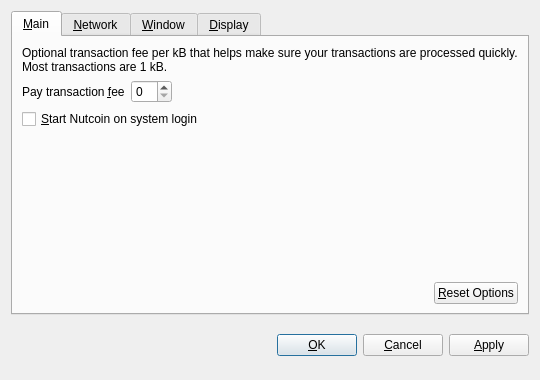
<?xml version="1.0" encoding="UTF-8"?>
<ui version="4.0">
 <class>OptionsDialog</class>
 <widget class="QDialog" name="OptionsDialog">
  <property name="geometry">
   <rect>
    <x>0</x>
    <y>0</y>
    <width>540</width>
    <height>380</height>
   </rect>
  </property>
  <property name="windowTitle">
   <string>Options</string>
  </property>
  <property name="modal">
   <bool>true</bool>
  </property>
  <layout class="QVBoxLayout" name="verticalLayout">
   <item>
    <widget class="QTabWidget" name="tabWidget">
     <property name="tabPosition">
      <enum>QTabWidget::North</enum>
     </property>
     <property name="currentIndex">
      <number>0</number>
     </property>
     <widget class="QWidget" name="tabMain">
      <attribute name="title">
       <string>&amp;Main</string>
      </attribute>
      <layout class="QVBoxLayout" name="verticalLayout_Main">
       <item>
        <widget class="QLabel" name="transactionFeeInfoLabel">
         <property name="text">
          <string>Optional transaction fee per kB that helps make sure your transactions are processed quickly. Most transactions are 1 kB.</string>
         </property>
         <property name="textFormat">
          <enum>Qt::PlainText</enum>
         </property>
         <property name="wordWrap">
          <bool>true</bool>
         </property>
        </widget>
       </item>
       <item>
        <layout class="QHBoxLayout" name="horizontalLayout_1_Main">
         <item>
          <widget class="QLabel" name="transactionFeeLabel">
           <property name="text">
            <string>Pay transaction &amp;fee</string>
           </property>
           <property name="textFormat">
            <enum>Qt::PlainText</enum>
           </property>
           <property name="buddy">
            <cstring>transactionFee</cstring>
           </property>
          </widget>
         </item>
         <item>
          <widget class="BitcoinAmountField" name="transactionFee"/>
         </item>
         <item>
          <spacer name="horizontalSpacer_1_Main">
           <property name="orientation">
            <enum>Qt::Horizontal</enum>
           </property>
           <property name="sizeHint" stdset="0">
            <size>
             <width>40</width>
             <height>20</height>
            </size>
           </property>
          </spacer>
         </item>
        </layout>
       </item>
       <item>
        <widget class="QCheckBox" name="bitcoinAtStartup">
         <property name="toolTip">
          <string>Automatically start Nutcoin after logging in to the system.</string>
         </property>
         <property name="text">
          <string>&amp;Start Nutcoin on system login</string>
         </property>
        </widget>
       </item>
       <item>
        <spacer name="verticalSpacer_Main">
         <property name="orientation">
          <enum>Qt::Vertical</enum>
         </property>
         <property name="sizeHint" stdset="0">
          <size>
           <width>20</width>
           <height>40</height>
          </size>
         </property>
        </spacer>
       </item>
       <item>
        <layout class="QHBoxLayout" name="horizontalLayout_2_Main">
         <item>
          <spacer name="horizontalSpacer_2_Main">
           <property name="orientation">
            <enum>Qt::Horizontal</enum>
           </property>
           <property name="sizeHint" stdset="0">
            <size>
             <width>40</width>
             <height>20</height>
            </size>
           </property>
          </spacer>
         </item>
         <item>
          <widget class="QPushButton" name="resetButton">
           <property name="toolTip">
            <string>Reset all client options to default.</string>
           </property>
           <property name="text">
            <string>&amp;Reset Options</string>
           </property>
           <property name="autoDefault">
            <bool>false</bool>
           </property>
          </widget>
         </item>
        </layout>
       </item>
      </layout>
     </widget>
     <widget class="QWidget" name="tabNetwork">
      <attribute name="title">
       <string>&amp;Network</string>
      </attribute>
      <layout class="QVBoxLayout" name="verticalLayout_Network">
       <item>
        <widget class="QCheckBox" name="mapPortUpnp">
         <property name="toolTip">
          <string>Automatically open the Nutcoin client port on the router. This only works when your router supports UPnP and it is enabled.</string>
         </property>
         <property name="text">
          <string>Map port using &amp;UPnP</string>
         </property>
        </widget>
       </item>
       <item>
        <widget class="QCheckBox" name="connectSocks">
         <property name="toolTip">
          <string>Connect to the Nutcoin network through a SOCKS proxy (e.g. when connecting through Tor).</string>
         </property>
         <property name="text">
          <string>&amp;Connect through SOCKS proxy:</string>
         </property>
        </widget>
       </item>
       <item>
        <layout class="QHBoxLayout" name="horizontalLayout_Network">
         <item>
          <widget class="QLabel" name="proxyIpLabel">
           <property name="text">
            <string>Proxy &amp;IP:</string>
           </property>
           <property name="textFormat">
            <enum>Qt::PlainText</enum>
           </property>
           <property name="buddy">
            <cstring>proxyIp</cstring>
           </property>
          </widget>
         </item>
         <item>
          <widget class="QValidatedLineEdit" name="proxyIp">
           <property name="maximumSize">
            <size>
             <width>140</width>
             <height>16777215</height>
            </size>
           </property>
           <property name="toolTip">
            <string>IP address of the proxy (e.g. 127.0.0.1)</string>
           </property>
          </widget>
         </item>
         <item>
          <widget class="QLabel" name="proxyPortLabel">
           <property name="text">
            <string>&amp;Port:</string>
           </property>
           <property name="textFormat">
            <enum>Qt::PlainText</enum>
           </property>
           <property name="buddy">
            <cstring>proxyPort</cstring>
           </property>
          </widget>
         </item>
         <item>
          <widget class="QLineEdit" name="proxyPort">
           <property name="maximumSize">
            <size>
             <width>55</width>
             <height>16777215</height>
            </size>
           </property>
           <property name="toolTip">
            <string>Port of the proxy (e.g. 9050)</string>
           </property>
          </widget>
         </item>
         <item>
          <widget class="QLabel" name="socksVersionLabel">
           <property name="text">
            <string>SOCKS &amp;Version:</string>
           </property>
           <property name="textFormat">
            <enum>Qt::PlainText</enum>
           </property>
           <property name="buddy">
            <cstring>socksVersion</cstring>
           </property>
          </widget>
         </item>
         <item>
          <widget class="QValueComboBox" name="socksVersion">
           <property name="toolTip">
            <string>SOCKS version of the proxy (e.g. 5)</string>
           </property>
          </widget>
         </item>
         <item>
          <spacer name="horizontalSpacer_Network">
           <property name="orientation">
            <enum>Qt::Horizontal</enum>
           </property>
           <property name="sizeHint" stdset="0">
            <size>
             <width>40</width>
             <height>20</height>
            </size>
           </property>
          </spacer>
         </item>
        </layout>
       </item>
       <item>
        <spacer name="verticalSpacer_Network">
         <property name="orientation">
          <enum>Qt::Vertical</enum>
         </property>
         <property name="sizeHint" stdset="0">
          <size>
           <width>20</width>
           <height>40</height>
          </size>
         </property>
        </spacer>
       </item>
      </layout>
     </widget>
     <widget class="QWidget" name="tabWindow">
      <attribute name="title">
       <string>&amp;Window</string>
      </attribute>
      <layout class="QVBoxLayout" name="verticalLayout_Window">
       <item>
        <widget class="QCheckBox" name="minimizeToTray">
         <property name="toolTip">
          <string>Show only a tray icon after minimizing the window.</string>
         </property>
         <property name="text">
          <string>&amp;Minimize to the tray instead of the taskbar</string>
         </property>
        </widget>
       </item>
       <item>
        <widget class="QCheckBox" name="minimizeOnClose">
         <property name="toolTip">
          <string>Minimize instead of exit the application when the window is closed. When this option is enabled, the application will be closed only after selecting Quit in the menu.</string>
         </property>
         <property name="text">
          <string>M&amp;inimize on close</string>
         </property>
        </widget>
       </item>
       <item>
        <spacer name="verticalSpacer_Window">
         <property name="orientation">
          <enum>Qt::Vertical</enum>
         </property>
         <property name="sizeHint" stdset="0">
          <size>
           <width>20</width>
           <height>40</height>
          </size>
         </property>
        </spacer>
       </item>
      </layout>
     </widget>
     <widget class="QWidget" name="tabDisplay">
      <attribute name="title">
       <string>&amp;Display</string>
      </attribute>
      <layout class="QVBoxLayout" name="verticalLayout_Display">
       <item>
        <layout class="QHBoxLayout" name="horizontalLayout_1_Display">
         <item>
          <widget class="QLabel" name="langLabel">
           <property name="text">
            <string>User Interface &amp;language:</string>
           </property>
           <property name="textFormat">
            <enum>Qt::PlainText</enum>
           </property>
           <property name="buddy">
            <cstring>lang</cstring>
           </property>
          </widget>
         </item>
         <item>
          <widget class="QValueComboBox" name="lang">
           <property name="toolTip">
            <string>The user interface language can be set here. This setting will take effect after restarting Nutcoin.</string>
           </property>
          </widget>
         </item>
        </layout>
       </item>
       <item>
        <layout class="QHBoxLayout" name="horizontalLayout_2_Display">
         <item>
          <widget class="QLabel" name="unitLabel">
           <property name="text">
            <string>&amp;Unit to show amounts in:</string>
           </property>
           <property name="textFormat">
            <enum>Qt::PlainText</enum>
           </property>
           <property name="buddy">
            <cstring>unit</cstring>
           </property>
          </widget>
         </item>
         <item>
          <widget class="QValueComboBox" name="unit">
           <property name="toolTip">
            <string>Choose the default subdivision unit to show in the interface and when sending coins.</string>
           </property>
          </widget>
         </item>
        </layout>
       </item>
       <item>
        <widget class="QCheckBox" name="displayAddresses">
         <property name="toolTip">
          <string>Whether to show Nutcoin addresses in the transaction list or not.</string>
         </property>
         <property name="text">
          <string>&amp;Display addresses in transaction list</string>
         </property>
        </widget>
       </item>
       <item>
        <widget class="QCheckBox" name="coinControlFeatures">
         <property name="toolTip">
          <string>Whether to show coin control features or not.</string>
         </property>
         <property name="text">
          <string>Display coin &amp;control features (experts only!)</string>
         </property>
        </widget>
       </item>
       <item>
        <spacer name="verticalSpacer_Display">
         <property name="orientation">
          <enum>Qt::Vertical</enum>
         </property>
         <property name="sizeHint" stdset="0">
          <size>
           <width>20</width>
           <height>40</height>
          </size>
         </property>
        </spacer>
       </item>
      </layout>
     </widget>
    </widget>
   </item>
   <item>
    <layout class="QHBoxLayout" name="horizontalLayout_Buttons">
     <item>
      <spacer name="horizontalSpacer_1">
       <property name="orientation">
        <enum>Qt::Horizontal</enum>
       </property>
       <property name="sizeHint" stdset="0">
        <size>
         <width>40</width>
         <height>48</height>
        </size>
       </property>
      </spacer>
     </item>
     <item>
      <widget class="QLabel" name="statusLabel">
       <property name="font">
        <font>
         <weight>75</weight>
         <bold>true</bold>
        </font>
       </property>
       <property name="text">
        <string/>
       </property>
       <property name="textFormat">
        <enum>Qt::PlainText</enum>
       </property>
       <property name="wordWrap">
        <bool>true</bool>
       </property>
      </widget>
     </item>
     <item>
      <spacer name="horizontalSpacer_2">
       <property name="orientation">
        <enum>Qt::Horizontal</enum>
       </property>
       <property name="sizeHint" stdset="0">
        <size>
         <width>40</width>
         <height>48</height>
        </size>
       </property>
      </spacer>
     </item>
     <item>
      <widget class="QPushButton" name="okButton">
       <property name="text">
        <string>&amp;OK</string>
       </property>
      </widget>
     </item>
     <item>
      <widget class="QPushButton" name="cancelButton">
       <property name="text">
        <string>&amp;Cancel</string>
       </property>
       <property name="autoDefault">
        <bool>false</bool>
       </property>
      </widget>
     </item>
     <item>
      <widget class="QPushButton" name="applyButton">
       <property name="text">
        <string>&amp;Apply</string>
       </property>
       <property name="autoDefault">
        <bool>false</bool>
       </property>
      </widget>
     </item>
    </layout>
   </item>
  </layout>
 </widget>
 <customwidgets>
  <customwidget>
   <class>BitcoinAmountField</class>
   <extends>QSpinBox</extends>
   <header>bitcoinamountfield.h</header>
  </customwidget>
  <customwidget>
   <class>QValueComboBox</class>
   <extends>QComboBox</extends>
   <header>qvaluecombobox.h</header>
  </customwidget>
  <customwidget>
   <class>QValidatedLineEdit</class>
   <extends>QLineEdit</extends>
   <header>qvalidatedlineedit.h</header>
  </customwidget>
 </customwidgets>
 <resources/>
 <connections/>
</ui>
